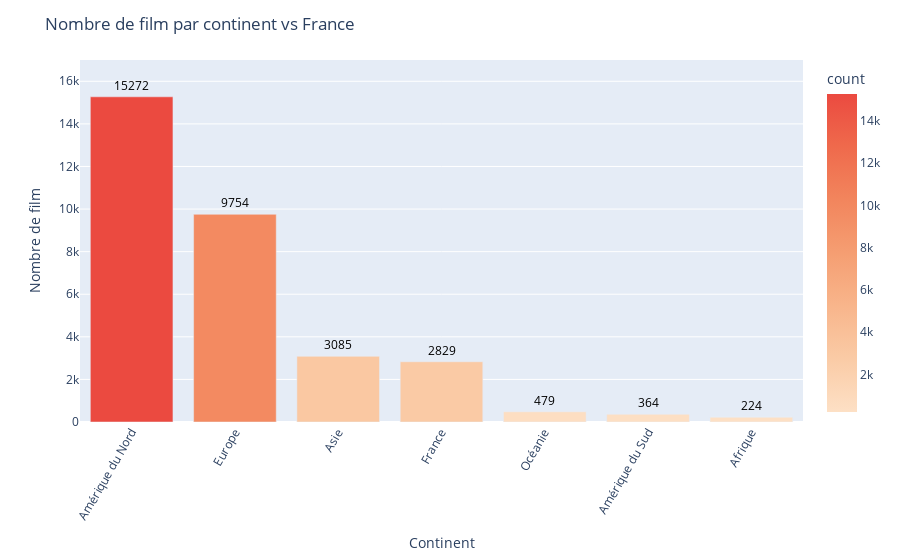

Notebook source saved alongside this figure:
### Code cell
import plotly.express as px

# Création du barplot avec plotly
fig2 = px.bar(df_count_by_continent, x='Continent_final', y='count',text='count', 
             color='count', color_continuous_scale='Peach')

# Mise à jour des attributs de layout pour afficher les valeurs et améliorer la présentation
fig2.update_traces(texttemplate='%{text}', textposition='outside', textfont_size=12, textfont_color='white', textfont=dict(size=12, color='black'))
fig2.update_layout(title_text='Nombre de film par continent vs France', 
                  xaxis_title='Continent', 
                  yaxis_title='Nombre de film', 
                  xaxis_tickangle=-60,
                  uniformtext_minsize=8, uniformtext_mode='hide',
                  yaxis=dict(range=[0, 17000]))

# Affichage de la figure
fig2.show()

### Figure 1 — Plotly figure (JSON) as saved in the notebook; plotly's stock layout.template omitted (floating-point values rounded to 4 significant figures)
{"data": [{"alignmentgroup": "True", "hovertemplate": "Continent_final=%{x}<br>count=%{marker.color}<extra></extra>", "legendgroup": "", "marker": {"color": [15272, 9754, 3085, 2829, 479, 364, 224], "coloraxis": "coloraxis", "pattern": {"shape": ""}}, "name": "", "offsetgroup": "", "orientation": "v", "showlegend": false, "text": [15272, 9754, 3085, 2829, 479, 364, 224], "textfont": {"color": "black", "size": 12}, "textposition": "outside", "texttemplate": "%{text}", "type": "bar", "x": ["Amérique du Nord", "Europe", "Asie", "France", "Océanie", "Amérique du Sud", "Afrique"], "xaxis": "x", "y": [15272, 9754, 3085, 2829, 479, 364, 224], "yaxis": "y"}], "layout": {"barmode": "relative", "coloraxis": {"colorbar": {"title": {"text": "count"}}, "colorscale": [[0, "rgb(253, 224, 197)"], [0.1667, "rgb(250, 203, 166)"], [0.3333, "rgb(248, 181, 139)"], [0.5, "rgb(245, 158, 114)"], [0.6667, "rgb(242, 133, 93)"], [0.8333, "rgb(239, 106, 76)"], [1, "rgb(235, 74, 64)"]]}, "legend": {"tracegroupgap": 0}, "margin": {"t": 60}, "title": {"text": "Nombre de film par continent vs France"}, "uniformtext": {"minsize": 8, "mode": "hide"}, "xaxis": {"anchor": "y", "domain": [0, 1], "tickangle": -60, "title": {"text": "Continent"}}, "yaxis": {"anchor": "x", "domain": [0, 1], "range": [0, 17000], "title": {"text": "Nombre de film"}}}}
